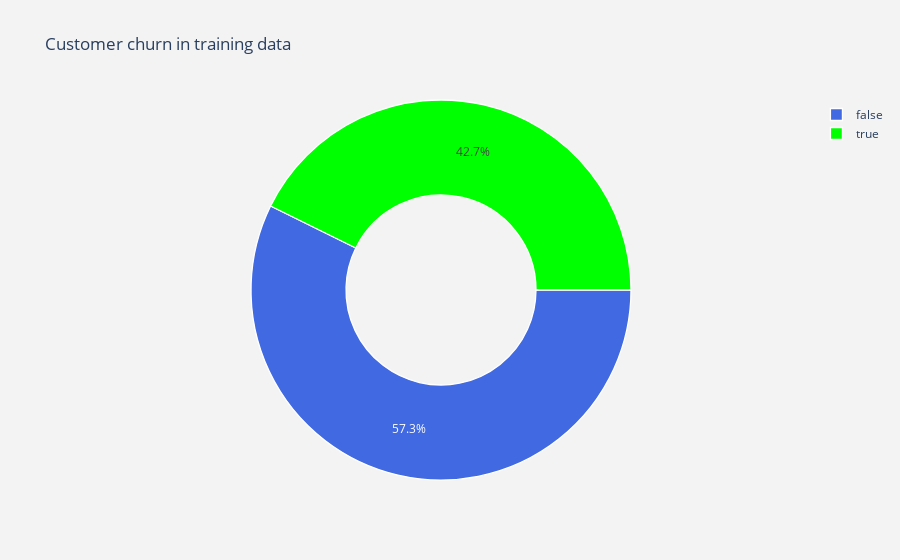

Here is the notebook cell this chart was saved with:
### Code cell
trace = go.Pie(labels = data["churn"].value_counts().keys().tolist(),
               values = data["churn"].value_counts().values.tolist(),
               marker = dict(colors = ['royalblue','lime'],
                             line = dict(color = "white", width =  1.3)
                            ),
               rotation = 90,
               hoverinfo = "label+value+text",
               hole = .5
              )
layout = go.Layout(dict(title = "Customer churn in training data",
                        plot_bgcolor = "rgb(243,243,243)",
                        paper_bgcolor = "rgb(243,243,243)",
                       )
                  )
data2 = [trace]
fig = go.Figure(data = data2, layout = layout)
py.iplot(fig)

### Figure 1 — Plotly figure (JSON) as saved in the notebook; plotly's stock layout.template omitted (floating-point values rounded to 4 significant figures)
{"data": [{"hole": 0.5, "hoverinfo": "label+value+text", "labels": [false, true], "marker": {"colors": ["royalblue", "lime"], "line": {"color": "white", "width": 1.3}}, "rotation": 90, "type": "pie", "values": [2220, 1655]}], "layout": {"paper_bgcolor": "rgb(243,243,243)", "plot_bgcolor": "rgb(243,243,243)", "title": {"text": "Customer churn in training data"}}}
